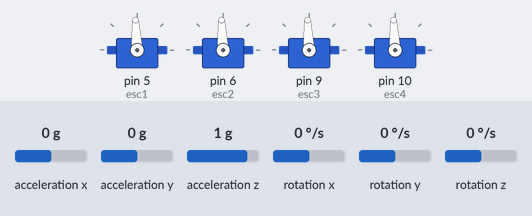
This sketch was run on a simulated Arduino Uno, built with avr-gcc and run on an emulated ATmega328P. Parts: 4 × servo. Wiring (inferred from the names in the program): MPU-6050 motion sensor at I2C address 0x68. The test bench sets the inputs (shaded band); at power-on: acceleration x 0 g, acceleration y 0 g, rotation x 0 °/s, rotation y 0 °/s, acceleration z 1 g, rotation z 0 °/s. No radio packets arrive unless stated.

Above: at 5.0 s.
5.1 s: acceleration x set to -1.4 g
At 7.6 s:
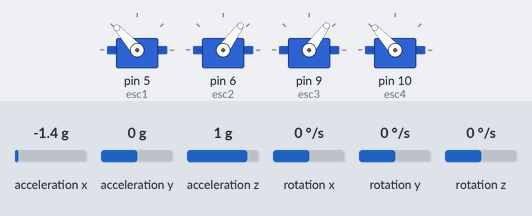
8.1 s: acceleration y set to -0.8 g
At 10.9 s:
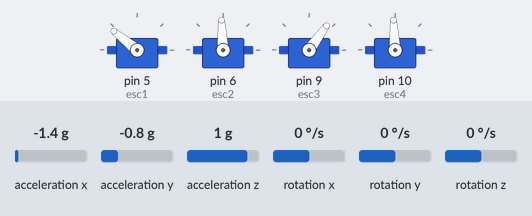
11.1 s: rotation x set to -100 °/s
13.0 s: rotation y set to 192 °/s
At 14.0 s:
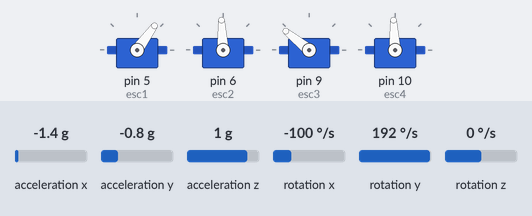
14.5 s: rotation y set to -192 °/s
At 16.1 s:
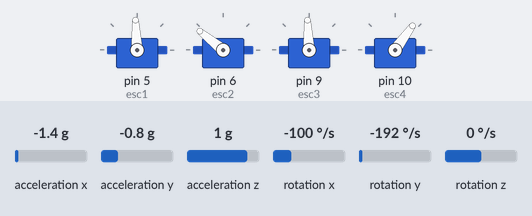
Timing chart, 0 to 17.0 s (numbered marks = the images above; inputs shaded):
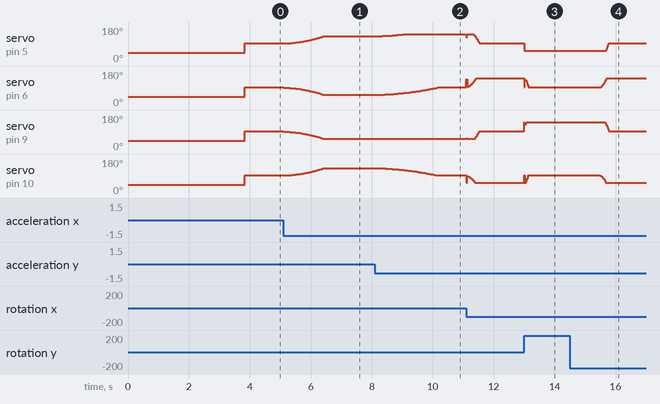

The sketch:

dhaval_reciever.ino
```cpp
//Dhaval Patel

#include <SPI.h>
#include <nRF24L01.h>
#include <RF24.h>
#include<Servo.h>
#include <Wire.h>
Servo esc1;
Servo esc2;
Servo esc3;
Servo esc4;
int roll_set, pitch_set;
int16_t Acc_rawX, Acc_rawY, Acc_rawZ, Gyr_rawX, Gyr_rawY, Gyr_rawZ;
int roll, yaw, pitch, throttle;

float Acceleration_angle[2];
float Gyro_angle[2];
float Total_angle[2];


float elapsedTime, timePrev;


int esc_1, esc_2, esc_3, esc_4;
RF24 radio(7, 8); // CE, CSN
int recieve[4];
const byte address[6] = "00001";
float time, prev_time, loop_time;
//PID gain and limit settings
///////////////////////////////////////////////////////////////////////////////////////////////////////////////////////////////////////
float pid_p_gain_roll = 1.3;               //Gain setting for the roll P-controller
float pid_i_gain_roll = 0.04;              //Gain setting for the roll I-controller
float pid_d_gain_roll = 18.0;              //Gain setting for the roll D-controller
int pid_max_roll = 400;                    //Maximum output of the PID-controller (+/-)

float pid_p_gain_pitch = pid_p_gain_roll;  //Gain setting for the pitch P-controller.
float pid_i_gain_pitch = pid_i_gain_roll;  //Gain setting for the pitch I-controller.
float pid_d_gain_pitch = pid_d_gain_roll;  //Gain setting for the pitch D-controller.
int pid_max_pitch = pid_max_roll;          //Maximum output of the PID-controller (+/-)

float pid_p_gain_yaw = 4.0;                //Gain setting for the pitch P-controller. //4.0
float pid_i_gain_yaw = 0.02;               //Gain setting for the pitch I-controller. //0.02
float pid_d_gain_yaw = 0.0;                //Gain setting for the pitch D-controller.
int pid_max_yaw = 400;                     //Maximum output of the PID-controller (+/-)

boolean auto_level = true;                 //Auto level on (true) or off (false)

///////////////////////////////////////////////////////////////////////////////////////////////////////////////////////////////////////
//Declaring global variables
///////////////////////////////////////////////////////////////////////////////////////////////////////////////////////////////////////
byte last_channel_1, last_channel_2, last_channel_3, last_channel_4;
byte eeprom_data[36];
byte highByte, lowByte;
volatile int receiver_input_channel_1, receiver_input_channel_2, receiver_input_channel_3, receiver_input_channel_4;
int counter_channel_1, counter_channel_2, counter_channel_3, counter_channel_4, loop_counter;
int  battery_voltage;
int cal_int, start, gyro_address;
int receiver_input[5];
int temperature;
int acc_axis[4], gyro_axis[4];
float roll_level_adjust, pitch_level_adjust;

long acc_x, acc_y, acc_z, acc_total_vector;
unsigned long timer_channel_1, timer_channel_2, timer_channel_3, timer_channel_4, esc_timer, esc_loop_timer;
unsigned long timer_1, timer_2, timer_3, timer_4, current_time;
unsigned long loop_timer;
double gyro_pitch, gyro_roll, gyro_yaw;
double gyro_axis_cal[4];
float pid_error_temp;
float pid_i_mem_roll, pid_roll_setpoint, gyro_roll_input, pid_output_roll, pid_last_roll_d_error;
float pid_i_mem_pitch, pid_pitch_setpoint, gyro_pitch_input, pid_output_pitch, pid_last_pitch_d_error;
float pid_i_mem_yaw, pid_yaw_setpoint, gyro_yaw_input, pid_output_yaw, pid_last_yaw_d_error;
float angle_roll_acc, angle_pitch_acc, angle_pitch, angle_roll;
boolean gyro_angles_set;


void setup() {


  Wire.beginTransmission(0x68);                                      //Start communication with the address found during search.
  Wire.write(0x6B);                                                          //We want to write to the PWR_MGMT_1 register (6B hex)
  Wire.write(0x00);                                                          //Set the register bits as 00000000 to activate the gyro
  Wire.endTransmission();                                                    //End the transmission with the gyro.

  Wire.beginTransmission(0x68);                                      //Start communication with the address found during search.
  Wire.write(0x1B);                                                          //We want to write to the GYRO_CONFIG register (1B hex)
  Wire.write(0x08);                                                          //Set the register bits as 00001000 (500dps full scale)
  Wire.endTransmission();                                                    //End the transmission with the gyro

  Wire.beginTransmission(0x68);                                      //Start communication with the address found during search.
  Wire.write(0x1C);                                                          //We want to write to the ACCEL_CONFIG register (1A hex)
  Wire.write(0x10);                                                          //Set the register bits as 00010000 (+/- 8g full scale range)
  Wire.endTransmission();                                                    //End the transmission with the gyro

  Wire.beginTransmission(0x68);                                      //Start communication with the address found during search
  Wire.write(0x1A);                                                          //We want to write to the CONFIG register (1A hex)
  Wire.write(0x06);                                                          //Set the register bits as 00000011 (Set Digital Low Pass Filter to ~43Hz)
  Wire.endTransmission();                                                    //End the transmission with the gyro


  //Let's take multiple gyro data samples so we can determine the average gyro offset (calibration).
  for (cal_int = 0; cal_int < 2000 ; cal_int ++) {                          //Take 2000 readings for calibration.
    gyro_signalen();                                                        //Read the gyro output.
    gyro_axis_cal[1] += gyro_axis[1];                                       //Ad roll value to gyro_roll_cal.
    gyro_axis_cal[2] += gyro_axis[2];                                       //Ad pitch value to gyro_pitch_cal.
    gyro_axis_cal[3] += gyro_axis[3];                                       //Ad yaw value to gyro_yaw_cal.
    //Wait 3 milliseconds before the next loop.
  }
  //Now that we have 2000 measures, we need to devide by 2000 to get the average gyro offset.
  gyro_axis_cal[1] /= 2000;                                                 //Divide the roll total by 2000.
  gyro_axis_cal[2] /= 2000;                                                 //Divide the pitch total by 2000.
  gyro_axis_cal[3] /= 2000;                                                 //Divide the yaw total by 2000.
  //delay(1000);
  //Serial.begin(9600);
  radio.begin();
  radio.openReadingPipe(0, address);
  radio.setPALevel(RF24_PA_MIN);
  radio.startListening();
  esc1.attach(5);
  esc2.attach(6);
  esc3.attach(9);
  esc4.attach(10);
  start = 2;
  esc1.writeMicroseconds(1000);
  esc2.writeMicroseconds(1000);
  esc3.writeMicroseconds(1000);
  esc4.writeMicroseconds(1000);
  delay(3000);
}


void loop() {
  prev_time = time;  // the previous time is stored before the actual time read
  time = micros();  // actual time read
  loop_time = (time - prev_time) ;
  //Serial.println(loop_time);
  //Serial.print("                      ");
  //if (radio.available()) {
    //int recieve[4];
    //radio.read(&recieve, sizeof(recieve));
    receiver_input_channel_1 = 1500;
    receiver_input_channel_2 = 1500;
    receiver_input_channel_3 = 1500;
    receiver_input_channel_4 = 1500;
    //Serial.print(recieve[2]);
  //}

    gyro_signalen();


    //65.5 = 1 deg/sec (check the datasheet of the MPU-6050 for more information).
  gyro_roll_input = (gyro_roll_input * 0.7) + ((gyro_roll / 65.5) * 0.3);   //Gyro pid input is deg/sec.
  gyro_pitch_input = (gyro_pitch_input * 0.7) + ((gyro_pitch / 65.5) * 0.3);//Gyro pid input is deg/sec.
  gyro_yaw_input = (gyro_yaw_input * 0.7) + ((gyro_yaw / 65.5) * 0.3);      //Gyro pid input is deg/sec.

 //Gyro angle calculations
  //0.0000611 = 1 / (250Hz / 65.5)
  angle_pitch += gyro_pitch * 0.0000611;                                    //Calculate the traveled pitch angle and add this to the angle_pitch variable.
  angle_roll += gyro_roll * 0.0000611;                                      //Calculate the traveled roll angle and add this to the angle_roll variable.

  //0.000001066 = 0.0000611 * (3.142(PI) / 180degr) The Arduino sin function is in radians
  angle_pitch -= angle_roll * sin(gyro_yaw * 0.000001066);                  //If the IMU has yawed transfer the roll angle to the pitch angel.
  angle_roll += angle_pitch * sin(gyro_yaw * 0.000001066);                  //If the IMU has yawed transfer the pitch angle to the roll angel.

  //Accelerometer angle calculations
  acc_total_vector = sqrt((acc_x*acc_x)+(acc_y*acc_y)+(acc_z*acc_z));       //Calculate the total accelerometer vector.

  if(abs(acc_y) < acc_total_vector){                                        //Prevent the asin function to produce a NaN
    angle_pitch_acc = asin((float)acc_y/acc_total_vector)* 57.296;          //Calculate the pitch angle.
  }
  if(abs(acc_x) < acc_total_vector){                                        //Prevent the asin function to produce a NaN
    angle_roll_acc = asin((float)acc_x/acc_total_vector)* -57.296;          //Calculate the roll angle.
  }

  //Place the MPU-6050 spirit level and note the values in the following two lines for calibration.
  angle_pitch_acc -= 0.0;                                                   //Accelerometer calibration value for pitch.
  angle_roll_acc -= 0.0;                                                    //Accelerometer calibration value for roll.

  angle_pitch = angle_pitch * 0.9996 + angle_pitch_acc * 0.0004;            //Correct the drift of the gyro pitch angle with the accelerometer pitch angle.
  angle_roll = angle_roll * 0.9996 + angle_roll_acc * 0.0004;               //Correct the drift of the gyro roll angle with the accelerometer roll angle.

  pitch_level_adjust = angle_pitch * 15;                                    //Calculate the pitch angle correction
  roll_level_adjust = angle_roll * 15;                                      //Calculate the roll angle correction

  if(!auto_level){                                                          //If the quadcopter is not in auto-level mode
    pitch_level_adjust = 0;                                                 //Set the pitch angle correction to zero.
    roll_level_adjust = 0;                                                  //Set the roll angle correcion to zero.
  }

 Serial.print("Roll   ");Serial.print(angle_roll);Serial.print("  pitch   ");Serial.print(angle_pitch);Serial.print("  yaw  ");Serial.println(gyro_yaw);
  //Serial.println(angle_roll);

  //For starting the motors: throttle low and yaw left (step 1).
  if(receiver_input_channel_3 < 1050 && receiver_input_channel_4 < 1050)start = 1;
  //When yaw stick is back in the center position start the motors (step 2).
  if(start == 1 && receiver_input_channel_3 < 1050 && receiver_input_channel_4 > 1450){
    start = 2;

    angle_pitch = angle_pitch_acc;                                          //Set the gyro pitch angle equal to the accelerometer pitch angle when the quadcopter is started.
    angle_roll = angle_roll_acc;                                            //Set the gyro roll angle equal to the accelerometer roll angle when the quadcopter is started.
    gyro_angles_set = true;                                                 //Set the IMU started flag.

    //Reset the PID controllers for a bumpless start.
    pid_i_mem_roll = 0;
    pid_last_roll_d_error = 0;
    pid_i_mem_pitch = 0;
    pid_last_pitch_d_error = 0;
    pid_i_mem_yaw = 0;
    pid_last_yaw_d_error = 0;
  }
  //Stopping the motors: throttle low and yaw right.
  if(start == 2 && receiver_input_channel_3 < 1050 && receiver_input_channel_4 > 1950)start = 0;

  //The PID set point in degrees per second is determined by the roll receiver input.
  //In the case of deviding by 3 the max roll rate is aprox 164 degrees per second ( (500-8)/3 = 164d/s ).
  pid_roll_setpoint = 0;
  //We need a little dead band of 16us for better results.
  if(receiver_input_channel_1 > 1508)pid_roll_setpoint = receiver_input_channel_1 - 1508;
  else if(receiver_input_channel_1 < 1492)pid_roll_setpoint = receiver_input_channel_1 - 1492;

  pid_roll_setpoint -= roll_level_adjust;                                   //Subtract the angle correction from the standardized receiver roll input value.
  pid_roll_setpoint /= 3.0;                                                 //Divide the setpoint for the PID roll controller by 3 to get angles in degrees.


  //The PID set point in degrees per second is determined by the pitch receiver input.
  //In the case of deviding by 3 the max pitch rate is aprox 164 degrees per second ( (500-8)/3 = 164d/s ).
  pid_pitch_setpoint = 0;
  //We need a little dead band of 16us for better results.
  if(receiver_input_channel_2 > 1508)pid_pitch_setpoint = receiver_input_channel_2 - 1508;
  else if(receiver_input_channel_2 < 1492)pid_pitch_setpoint = receiver_input_channel_2 - 1492;

  pid_pitch_setpoint -= pitch_level_adjust;                                  //Subtract the angle correction from the standardized receiver pitch input value.
  pid_pitch_setpoint /= 3.0;                                                 //Divide the setpoint for the PID pitch controller by 3 to get angles in degrees.

  //The PID set point in degrees per second is determined by the yaw receiver input.
  //In the case of deviding by 3 the max yaw rate is aprox 164 degrees per second ( (500-8)/3 = 164d/s ).
  pid_yaw_setpoint = 0;
  //We need a little dead band of 16us for better results.
  if(receiver_input_channel_3 > 1050){ //Do not yaw when turning off the motors.
    if(receiver_input_channel_4 > 1508)pid_yaw_setpoint = (receiver_input_channel_4 - 1508)/3.0;
    else if(receiver_input_channel_4 < 1492)pid_yaw_setpoint = (receiver_input_channel_4 - 1492)/3.0;
  }

  calculate_pid();                                                            //PID inputs are known. So we can calculate the pid output.

  //The battery voltage is needed for compensation.
  //A complementary filter is used to reduce noise.
  //0.09853 = 0.08 * 1.2317.
  //battery_voltage = battery_voltage * 0.92 + (analogRead(0) + 65) * 0.09853;
battery_voltage = 1240;
  //Turn on the led if battery voltage is to low.
  if(battery_voltage < 1000 && battery_voltage > 600)digitalWrite(12, HIGH);


  throttle = receiver_input_channel_3;                                      //We need the throttle signal as a base signal.

  if (start == 2){                                                          //The motors are started.
    if (throttle > 1800) throttle = 1800;                                   //We need some room to keep full control at full throttle.
    esc_1 = throttle - pid_output_pitch + pid_output_roll - pid_output_yaw; //Calculate the pulse for esc 1 (front-right - CCW)
    esc_2 = throttle + pid_output_pitch + pid_output_roll + pid_output_yaw; //Calculate the pulse for esc 2 (rear-right - CW)
    esc_3 = throttle + pid_output_pitch - pid_output_roll - pid_output_yaw; //Calculate the pulse for esc 3 (rear-left - CCW)
    esc_4 = throttle - pid_output_pitch - pid_output_roll + pid_output_yaw; //Calculate the pulse for esc 4 (front-left - CW)

    if (battery_voltage < 1240 && battery_voltage > 800){                   //Is the battery connected?
      esc_1 += esc_1 * ((1240 - battery_voltage)/(float)3500);              //Compensate the esc-1 pulse for voltage drop.
      esc_2 += esc_2 * ((1240 - battery_voltage)/(float)3500);              //Compensate the esc-2 pulse for voltage drop.
      esc_3 += esc_3 * ((1240 - battery_voltage)/(float)3500);              //Compensate the esc-3 pulse for voltage drop.
      esc_4 += esc_4 * ((1240 - battery_voltage)/(float)3500);              //Compensate the esc-4 pulse for voltage drop.
    }

    if (esc_1 < 1100) esc_1 = 1100;                                         //Keep the motors running.
    if (esc_2 < 1100) esc_2 = 1100;                                         //Keep the motors running.
    if (esc_3 < 1100) esc_3 = 1100;                                         //Keep the motors running.
    if (esc_4 < 1100) esc_4 = 1100;                                         //Keep the motors running.

    if(esc_1 > 2000)esc_1 = 2000;                                           //Limit the esc-1 pulse to 2000us.
    if(esc_2 > 2000)esc_2 = 2000;                                           //Limit the esc-2 pulse to 2000us.
    if(esc_3 > 2000)esc_3 = 2000;                                           //Limit the esc-3 pulse to 2000us.
    if(esc_4 > 2000)esc_4 = 2000;                                           //Limit the esc-4 pulse to 2000us.
  }

  else{
    esc_1 = 1000;                                                           //If start is not 2 keep a 1000us pulse for ess-1.
    esc_2 = 1000;                                                           //If start is not 2 keep a 1000us pulse for ess-2.
    esc_3 = 1000;                                                           //If start is not 2 keep a 1000us pulse for ess-3.
    esc_4 = 1000;                                                           //If start is not 2 keep a 1000us pulse for ess-4.
  }


  esc1.writeMicroseconds(esc_1);
  esc4.writeMicroseconds(esc_2);
  esc3.writeMicroseconds(esc_3);
  esc2.writeMicroseconds(esc_4);
}


void gyro_signalen()
{

  Wire.beginTransmission(0x68);                                   //Start communication with the gyro.
  Wire.write(0x3B);                                                       //Start reading @ register 43h and auto increment with every read.
  Wire.endTransmission();                                                 //End the transmission.
  Wire.requestFrom(0x68, 14);                                     //Request 14 bytes from the gyro.

  while (Wire.available() < 14);                                          //Wait until the 14 bytes are received.
  acc_axis[1] = Wire.read() << 8 | Wire.read();                           //Add the low and high byte to the acc_x variable.
  acc_axis[2] = Wire.read() << 8 | Wire.read();                           //Add the low and high byte to the acc_y variable.
  acc_axis[3] = Wire.read() << 8 | Wire.read();                           //Add the low and high byte to the acc_z variable.
  temperature = Wire.read() << 8 | Wire.read();                           //Add the low and high byte to the temperature variable.
  gyro_axis[1] = Wire.read() << 8 | Wire.read();                          //Read high and low part of the angular data.
  gyro_axis[2] = Wire.read() << 8 | Wire.read();                          //Read high and low part of the angular data.
  gyro_axis[3] = Wire.read() << 8 | Wire.read();
  if (cal_int == 2000) {
    gyro_axis[1] -= gyro_axis_cal[1];                                       //Only compensate after the calibration.
    gyro_axis[2] -= gyro_axis_cal[2];                                       //Only compensate after the calibration.
    gyro_axis[3] -= gyro_axis_cal[3];                                       //Only compensate after the calibration.
  }
  gyro_roll = gyro_axis[1];                     //Invert gyro_roll if the MSB of EEPROM bit 28 is set.
  gyro_pitch = gyro_axis[2];
  gyro_yaw = gyro_axis[3];
  acc_x = acc_axis[1];
  acc_y = acc_axis[2];
  acc_z = acc_axis[3];

  //Serial.println(gyro_roll);

}


void calculate_pid() {
  //Roll calculations
  pid_error_temp = gyro_roll_input - pid_roll_setpoint;
  pid_i_mem_roll += pid_i_gain_roll * pid_error_temp;
  if (pid_i_mem_roll > pid_max_roll)pid_i_mem_roll = pid_max_roll;
  else if (pid_i_mem_roll < pid_max_roll * -1)pid_i_mem_roll = pid_max_roll * -1;

  pid_output_roll = pid_p_gain_roll * pid_error_temp + pid_i_mem_roll + pid_d_gain_roll * (pid_error_temp - pid_last_roll_d_error);
  if (pid_output_roll > pid_max_roll)pid_output_roll = pid_max_roll;
  else if (pid_output_roll < pid_max_roll * -1)pid_output_roll = pid_max_roll * -1;

  pid_last_roll_d_error = pid_error_temp;

  //Pitch calculations
  pid_error_temp = gyro_pitch_input - pid_pitch_setpoint;
  pid_i_mem_pitch += pid_i_gain_pitch * pid_error_temp;
  if (pid_i_mem_pitch > pid_max_pitch)pid_i_mem_pitch = pid_max_pitch;
  else if (pid_i_mem_pitch < pid_max_pitch * -1)pid_i_mem_pitch = pid_max_pitch * -1;

  pid_output_pitch = pid_p_gain_pitch * pid_error_temp + pid_i_mem_pitch + pid_d_gain_pitch * (pid_error_temp - pid_last_pitch_d_error);
  if (pid_output_pitch > pid_max_pitch)pid_output_pitch = pid_max_pitch;
  else if (pid_output_pitch < pid_max_pitch * -1)pid_output_pitch = pid_max_pitch * -1;

  pid_last_pitch_d_error = pid_error_temp;

  //Yaw calculations
  pid_error_temp = gyro_yaw_input - pid_yaw_setpoint;
  pid_i_mem_yaw += pid_i_gain_yaw * pid_error_temp;
  if (pid_i_mem_yaw > pid_max_yaw)pid_i_mem_yaw = pid_max_yaw;
  else if (pid_i_mem_yaw < pid_max_yaw * -1)pid_i_mem_yaw = pid_max_yaw * -1;

  pid_output_yaw = pid_p_gain_yaw * pid_error_temp + pid_i_mem_yaw + pid_d_gain_yaw * (pid_error_temp - pid_last_yaw_d_error);
  if (pid_output_yaw > pid_max_yaw)pid_output_yaw = pid_max_yaw;
  else if (pid_output_yaw < pid_max_yaw * -1)pid_output_yaw = pid_max_yaw * -1;

  pid_last_yaw_d_error = pid_error_temp;
}
```

Measured:
- after the input at 5.1 s, servo on pin 5 (esc1), servo on pin 10 (esc4): moves from 93° to 132° over 1.2 s, starting after 0.11 s; servo on pin 6 (esc2), servo on pin 9 (esc3): moves from 93° to 54° over 1.3 s, starting at once
- after the input at 8.1 s, servo on pin 5 (esc1): moves from 132° to 141° over 0.67 s, starting after 0.24 s; servo on pin 6 (esc2): moves from 54° to 93° over 1.9 s, starting after 0.16 s; servo on pin 10 (esc4): moves from 132° to 93° over 2.0 s, starting at once
- after the input at 13.0 s, servo on pin 5 (esc1): 93° → 54° at once; servo on pin 6 (esc2): 141° → 93° at once; servo on pin 9 (esc3): 93° → 141° at once; servo on pin 10 (esc4): 54° → 93° at once
- after the input at 14.5 s, servo on pin 5 (esc1): 54° → 93° after 1.2 s; servo on pin 6 (esc2): moves from 93° to 141° over 0.18 s, starting after 1.0 s; servo on pin 9 (esc3): 141° → 93° after 1.2 s; servo on pin 10 (esc4): moves from 93° to 54° over 0.18 s, starting after 1.0 s
